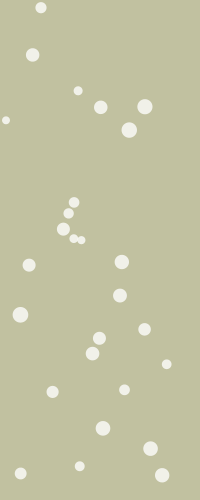
Frame 1 (no input)
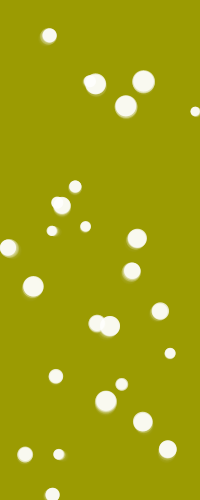
Frame 60 (the mouse pressed at the canvas centre just before this capture)
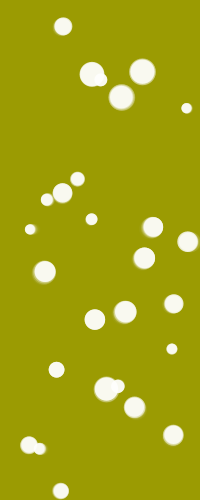
Frame 120 (the mouse held since frame 60 and released just before this capture)

The Processing sketch that drew these frames (run headless with seeded random() and noise(); from frame 60 on, the mouse is pressed at the canvas centre):

// Processing sketch: processing_131394
// ── processing_131394.pde

/* Jellyfish (Spring 2014, Nature of Code, Wk1 Assignment)
 *
 *   Circles moving like jellyfish(not really though)
 *   Jellyfish floats in the space; Perlin-noisy wind and gravity are individually applied
 *   Sometimes, jellyfish soars up
 *   Moving distance and the frequency of movement are decided by normal distribution
 *   Size of the circle is proportional to the mean value of the jellyfish
 *
 * Jaewoong Hwang
 */


import java.util.Random;

ArrayList<Jellyfish> school;
int numJellyfish = 27;    //number of total Jellyfish

void setup() {
  size(200, 500);
  
  //make Jellyfish and add it to school
  school = new ArrayList();
  for(int i = 0; i < numJellyfish; i++) {
    Jellyfish j = new Jellyfish(random(width), random(height), random(30, 80), 1.0);
    school.add(j);
  }
}


void draw() {
  fill(155, 155, 0, 55); noStroke(); rect(0, 0, width, height);

  for(Jellyfish j : school) {
    j.update();
    j.render();
  }
}


class Jellyfish {
  float x, y;          //position
  Random generator;    //normal distribution random number generator
  float mean, sigma;   //mean and standard deviation for normal distribution
  float size;          //size of jellyfish, which is proportional to the mean value
  float actualSize;    //actual size to draw, all effects applied
    final float sizeMin = 10;
    final float sizeMax = 30;
    final float meanMin = 30;
    final float meanMax = 80;
  color col;                  //color of jellyfish
  float destX, destY;         //destination coordinate
  boolean onPosition = true;  //true if the jellyfish gets to the destination
  long idleTime;              //time that the jellyfish stays still until next move
  long idleTimer;             //time counter for idle phase
  
  float wind;
    final float windMin = -0.4;
    final float windMax = +0.4;
    final int windSeed;             //noise seed for individual wind effect
    float windOffset = 0;           //for Perilin noise
    final float offsetStep = 0.001;
  float gravity;                    //each Jellyfish has different gravity value
    final float gravityMin = 0.01;
    final float gravityMax = 0.20;
  
  Jellyfish(float _x, float _y, float _mean, float _sigma) {
    x = _x; y = _y;
    generator = new Random();
    mean = _mean; sigma = _sigma;
    size = map(mean, meanMin, meanMax, sizeMin, sizeMax);  //size is proportional to the mean value
    col = color(255, 197);
    wind = 0;
    windSeed = (int)random(65536);
    gravity = random(gravityMin, gravityMax);
  }
  
  void render() {
    noStroke(); fill(col);
    float sizeCoeff = map(dist(x, y, destX, destY), 0, meanMax, 1.0, 0.0);  //size varies depending on how far the jellyfish is from the destination
    float sizeSmooth = 0.5;                                                  //smoothing value for the size change
    actualSize = size + (size*sizeCoeff - size) * sizeSmooth;                //smoothing
    actualSize *= random(0.9, 1.1);                                          //jittering
    ellipse(x, y, actualSize, actualSize);
  }
  
  void update() {
    //make wind
    noiseSeed(windSeed);
    wind = noise(windOffset) * (windMax-windMin) + windMin;
    windOffset += offsetStep;

    //apply wind and gravity
    x += wind;    destX += wind;
    y += gravity; destY += gravity;

    if(!onPosition) {  //moving now
      float moveSmooth = 0.01;  //smoothing value for the movement
      x += (destX - x) * moveSmooth;
      y += (destY - y) * moveSmooth;
      
      //check if the jellyfish went out of the screen and fix it
      if(x < 0) {
        x = width + x;
        if(destX < 0) destX = width + destX;
        else destX += width;
      } else if(x >= width) {
        x = x - width;
        if(destX >= width) destX = destX - width;
        else destX -= width;
      }
      if(y < 0) {
        y = height + y;
        if(destY < 0) destY = height + destY;
        else destY += height;
      } else if(y >= height) {
        y = y - height;
        if(destY >= height) destY = destY - height;
        else destY -= height;
      }
      
      //check if the jellyfish got to the destination
      float samePosThreshold = gravity;       //tolerance distance to decide the arrival
      if(dist(x, y, destX, destY) < samePosThreshold) {
        onPosition = true;                    //flag up
        idleTime = (long)(getRandom() * 5);  //set idle phase duration; it's proportional to the gaussian random value
        idleTimer = millis();                 //record current time
      }
    } else {           //not moving now
      //check if the jellyfish has been on idle phase long enough
      if(millis() - idleTimer >= idleTime) {
        onPosition = false;  //flag down
        
        //set new destination
        float direction = PI * 1.5;  //goes upward only
        destX = x + getRandom() * cos(direction);
        destY = y + getRandom() * sin(direction);
      }
    }
  }
  
  float getRandom() {
    float val = (float)generator.nextGaussian()*sigma+mean;
    return abs(val);
  }
}
